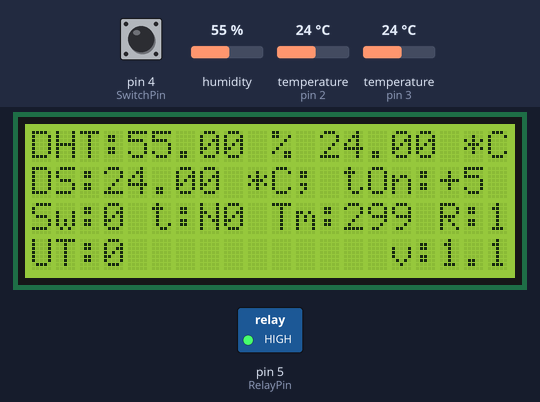
Recording of a sketch running on a simulated Arduino Uno, built with avr-gcc and run on an emulated ATmega328P. Shown: 20×4 character LCD, switched loads named in the sketch (green lamp = pin HIGH). The inputs (shaded band) are chosen by the test bench; at power-on: temperature (sensors on pin 2, pin 3) 24 °C, pin 4 (SwitchPin) HIGH, humidity 55 %. What the sketch prints to the serial monitor is not drawn.

Above: at 1.3 s.
1.4 s: temperature (sensor on pin 2) set to 41 °C
At 4.4 s:
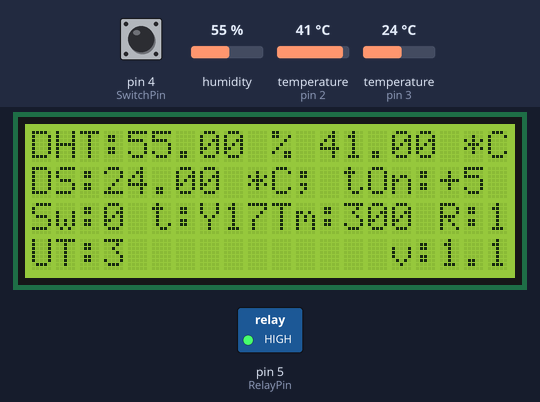
6.2 s: temperature (sensor on pin 2) set to 12 °C
At 9.7 s:
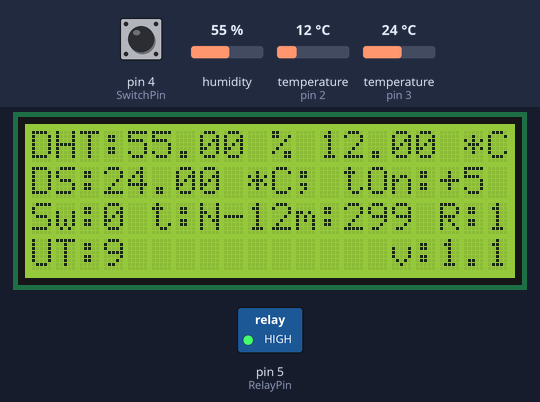
11.6 s: temperature (sensor on pin 3) set to 12 °C
At 13.5 s:
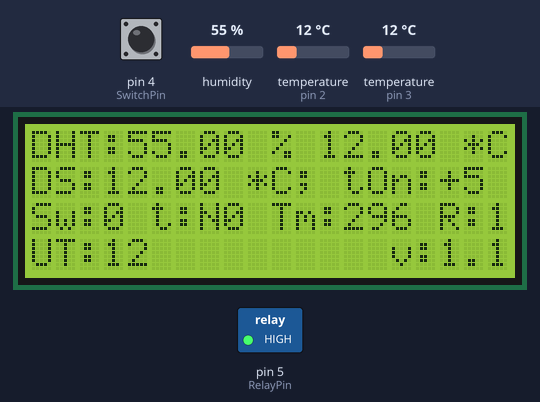
14.3 s: pin 4 (SwitchPin) pulled LOW for 1.1 s
At 15.1 s:
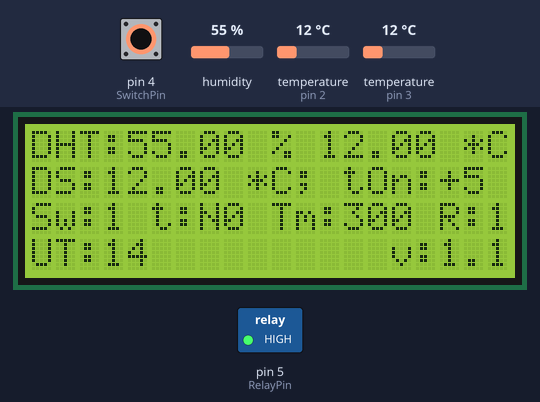
16.9 s: temperature (sensor on pin 3) set to 19 °C
At 19.0 s:
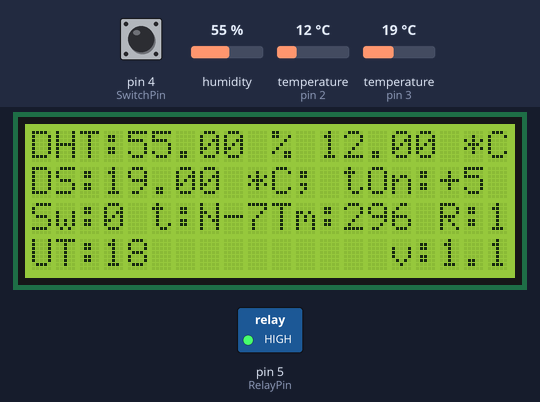
19.7 s: humidity set to 22 %
At 23.5 s:
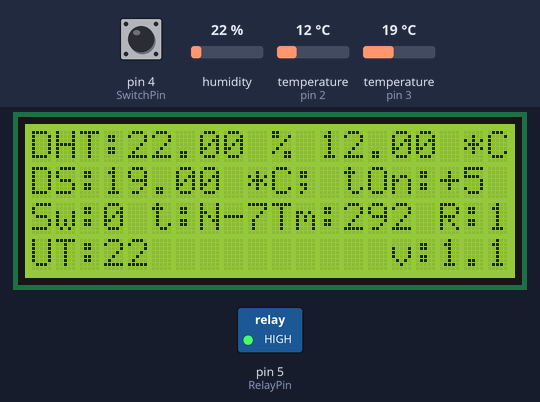
Timing chart, 0 to 25.0 s (numbered marks = the images above; inputs shaded):
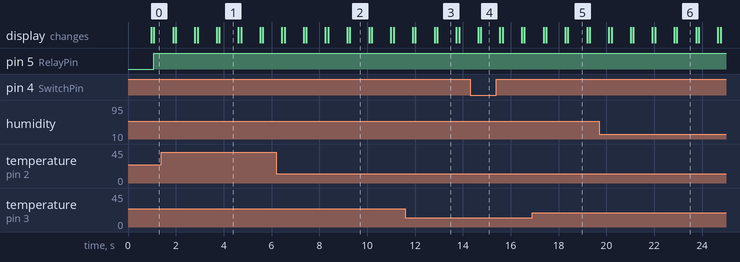

The sketch:

Cooling_fan_Control.ino
```cpp
//Compatible with the Arduino IDE 1.0
//Library version:1.1
#include <Wire.h>
#include <LiquidCrystal_I2C.h>
#include "DHT.h"
#include <OneWire.h>
#include <DallasTemperature.h>

#define DHTPIN 2
#define DHTTYPE DHT22   // DHT 22  (AM2302), AM2321

#define ONE_WIRE_BUS 3    // DS18B20 Pin

int RelayPin = 5;  // Relay Pin (Relay for cooling Fan)
int SwitchPin = 4; // Input Switch (Spindle is Run)

int RunDelay = 300; // Delay in seconds after last change state of input switch or t Alarm before off cooling fan FAN
int TemperatureShift = 5; // Shift of temperature. Run FUN when inside temperature more than outside.


// =============================
DHT dht(DHTPIN, DHTTYPE);

LiquidCrystal_I2C lcd(0x27,20,4);  // set the LCD address to 0x27 for a 16 chars and 2 line display

// Setup a oneWire instance to communicate with any OneWire devices (not just Maxim/Dallas temperature ICs)
OneWire oneWire(ONE_WIRE_BUS);

// Pass our oneWire reference to Dallas Temperature.
DallasTemperature sensors(&oneWire);

// iside Temperature index
bool OverHeat = false;

bool RelayPinState = false;

// Timer
//int TimeFromStart = 0;
// Changed state (OverHeat is ON / Switch input is ON
// Used for Timer (delay before off FAN)
bool ChangedState = false;
long ChangedStateTime = 0;
bool TimerState = false;
int CountDown = 0;

float uptime = 0;

void setup()
{

  dht.begin();

  lcd.init();                      // initialize the lcd
  lcd.backlight();

  // Default Screen
  lcd.setCursor(0,0);
  lcd.print("DHT:      %       *C");
  lcd.setCursor(0,1);
  lcd.print("DS:      *C; tOn:+  ");
  lcd.setCursor(18,1);
  lcd.print(TemperatureShift);
  lcd.setCursor(0,2);
  lcd.print("Sw:  t:   Tm:    R: ");
  lcd.setCursor(0,3);
  lcd.print("UT:            v:1.1");

  // Start up the library
  sensors.begin(); // IC Default 9 bit. If you have troubles consider upping it 12. Ups the delay giving the IC more time to process the temperature measurement

  pinMode(RelayPin, OUTPUT);
  pinMode(SwitchPin, INPUT);

  Serial.begin(9600);
  Serial.println("CNC Monitoring System");
  Serial.println("Cooling FAN Control module");
  Serial.println("v: 1.1");
}


void loop()
{
  // Reading temperature or humidity takes about 250 milliseconds!
  // Sensor readings may also be up to 2 seconds 'old' (its a very slow sensor)
  float h = dht.readHumidity();
  // Read temperature as Celsius (the default)
  // from DHT
  float t_dht = dht.readTemperature();
  // DROM DS 18B20
  float t_ds = sensors.getTempCByIndex(0);

  // Check if any reads failed and exit early (to try again).
  if (isnan(h) || isnan(t_dht)) {
    lcd.setCursor(0,0);
    lcd.print("Failed to read");
    lcd.setCursor(0,1);
    lcd.print("from DHT sensor!");
    delay(2000);
    return;
  }

  // DS18B20 read temperature
  sensors.requestTemperatures(); // Send the command to get temperatures


  // Uptime
  uptime = (millis()/1000);
  lcd.setCursor(3,3);
  lcd.print(uptime,0);

  Serial.print("Uptime: ");
  Serial.print(uptime);

  // Humidity
  lcd.setCursor(4,0);
  lcd.print(h);
  // DHT temp
  lcd.setCursor(12,0);
  lcd.print(t_dht);
  // DS18B20tmp
  lcd.setCursor(3,1);
  lcd.print(t_ds);

  Serial.print("DHT Humidity: ");
  Serial.print(h);
  Serial.print(" / Temp (*C): ");
  Serial.print(t_dht);
  Serial.print("; DS18B20 temp (*C): ");
  Serial.print(t_ds);

  lcd.setCursor(0,2);
  lcd.print("Sw:  t:   Tm:    R: ");

  // SWwitch Pin State;
  bool SwitchStatus = false;
  if ( digitalRead(SwitchPin) == LOW )
  {
    SwitchStatus = true;
    ChangedStateTime = millis()/1000;
  }

  Serial.print("; Switch input status: ");
  Serial.print(SwitchStatus);

  lcd.setCursor(3,2);
  lcd.print(SwitchStatus);

  // OverHeat
  if (t_dht >= (t_ds + TemperatureShift))
  {
    OverHeat = true; // true - FAN Should be RUN
    ChangedStateTime = millis()/1000;
  }
  else if (t_dht < (t_ds + 1))
  {
    OverHeat = false;
  }
  else
  {
    OverHeat = false;
  }
  String OverHeatStatus = (OverHeat) ? "Y" : "N";
  lcd.setCursor(7,2);
  lcd.print(OverHeatStatus);
  lcd.setCursor(8,2);
  lcd.print((t_dht-t_ds),0);

  // Timer Status
  Serial.print("; t Alarm/Switch is Active: ");
  Serial.print(ChangedState);
  Serial.print("; t different (DHT-DS): ");
  Serial.print((t_dht-t_ds),2);
  int CountSec = millis()/1000 - ChangedStateTime;


  if (CountSec < RunDelay)
  {
    CountDown = RunDelay - CountSec;
  }
  else
  {
    CountDown = 0;
  }

  Serial.print("; CountDown to OFF: ");
  Serial.print(CountDown);

  lcd.setCursor(13,2);
  lcd.print(CountDown);


  String RelayPinStatus = (CountDown > 0) ? "1" : "0";
  lcd.setCursor(19,2);
  lcd.print(RelayPinStatus);

  Serial.print("; Relay is: ");

  if (CountDown > 0)
  {
    digitalWrite(RelayPin, HIGH);
    Serial.println("ON");
  }
  else
  {
    digitalWrite(RelayPin, LOW);
    Serial.println("OFF");
  }
}
```

Measured:
- after the input at 1.4 s, the display: first differs from a run without the input after 2.3 s (image 1 shows a later state)
- after the input at 6.2 s, the display: first differs from a run without the input after 3.0 s (image 2 shows a later state)
- after the input at 11.6 s, the display: first differs from a run without the input after 1.2 s (image 3 shows a later state)
- what the display in image 1 shows lasts 0.8 s, from 3.8 s to 4.6 s
